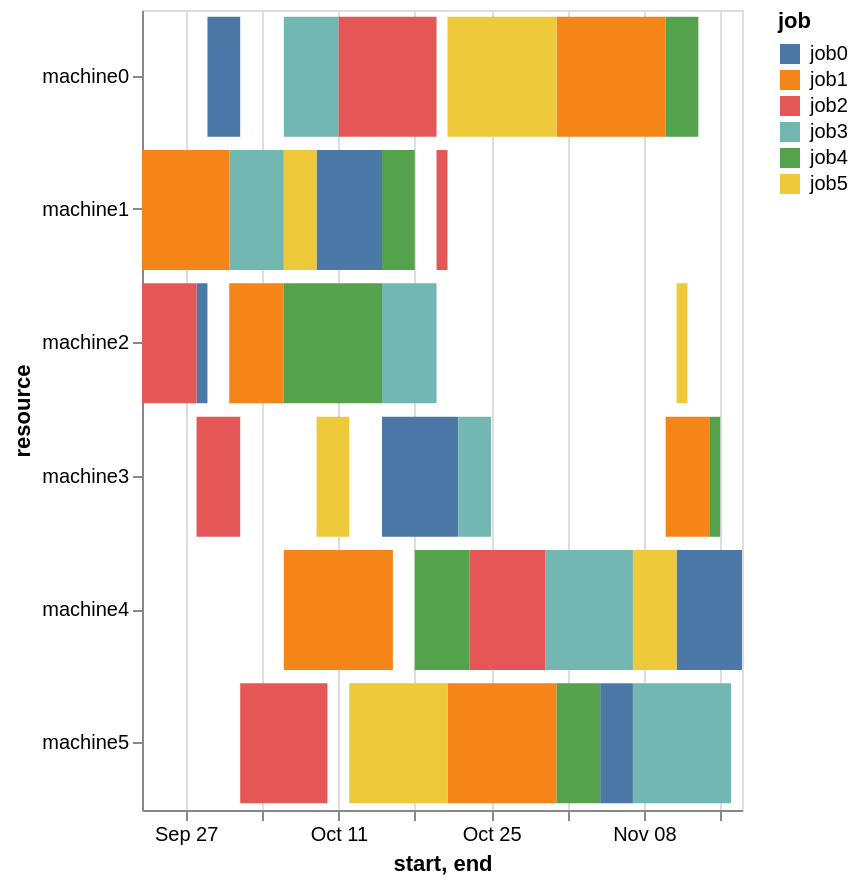

Notebook code for this chart:
### Code cell
plot_altair(model1_amplify.to_df())

### Figure 1 — Vega-Lite specification as saved in the notebook (floating-point values rounded to 4 significant figures)
{"$schema": "https://vega.github.io/schema/vega-lite/v6.4.1.json", "config": {"view": {"continuousHeight": 300, "continuousWidth": 300}}, "data": {"name": "data-b444deb998fe328085c823fd5e3fb489"}, "datasets": {"data-b444deb998fe328085c823fd5e3fb489": [{"end": "2026-09-29T00:00:00", "job": "job0", "resource": "machine2", "start": "2026-09-28T00:00:00", "task": "task0"}, {"end": "2026-10-02T00:00:00", "job": "job0", "resource": "machine0", "start": "2026-09-29T00:00:00", "task": "task1"}, {"end": "2026-10-15T00:00:00", "job": "job0", "resource": "machine1", "start": "2026-10-09T00:00:00", "task": "task2"}, {"end": "2026-10-22T00:00:00", "job": "job0", "resource": "machine3", "start": "2026-10-15T00:00:00", "task": "task3"}, {"end": "2026-11-07T00:00:00", "job": "job0", "resource": "machine5", "start": "2026-11-04T00:00:00", "task": "task4"}, {"end": "2026-11-17T00:00:00", "job": "job0", "resource": "machine4", "start": "2026-11-11T00:00:00", "task": "task5"}, {"end": "2026-10-01T00:00:00", "job": "job1", "resource": "machine1", "start": "2026-09-23T00:00:00", "task": "task0"}, {"end": "2026-10-06T00:00:00", "job": "job1", "resource": "machine2", "start": "2026-10-01T00:00:00", "task": "task1"}, {"end": "2026-10-16T00:00:00", "job": "job1", "resource": "machine4", "start": "2026-10-06T00:00:00", "task": "task2"}, {"end": "2026-10-31T00:00:00", "job": "job1", "resource": "machine5", "start": "2026-10-21T00:00:00", "task": "task3"}, {"end": "2026-11-10T00:00:00", "job": "job1", "resource": "machine0", "start": "2026-10-31T00:00:00", "task": "task4"}, {"end": "2026-11-14T00:00:00", "job": "job1", "resource": "machine3", "start": "2026-11-10T00:00:00", "task": "task5"}, {"end": "2026-09-28T00:00:00", "job": "job2", "resource": "machine2", "start": "2026-09-23T00:00:00", "task": "task0"}, {"end": "2026-10-02T00:00:00", "job": "job2", "resource": "machine3", "start": "2026-09-28T00:00:00", "task": "task1"}, {"end": "2026-10-10T00:00:00", "job": "job2", "resource": "machine5", "start": "2026-10-02T00:00:00", "task": "task2"}, {"end": "2026-10-20T00:00:00", "job": "job2", "resource": "machine0", "start": "2026-10-11T00:00:00", "task": "task3"}, {"end": "2026-10-21T00:00:00", "job": "job2", "resource": "machine1", "start": "2026-10-20T00:00:00", "task": "task4"}, {"end": "2026-10-30T00:00:00", "job": "job2", "resource": "machine4", "start": "2026-10-23T00:00:00", "task": "task5"}, {"end": "2026-10-06T00:00:00", "job": "job3", "resource": "machine1", "start": "2026-10-01T00:00:00", "task": "task0"}, {"end": "2026-10-11T00:00:00", "job": "job3", "resource": "machine0", "start": "2026-10-06T00:00:00", "task": "task1"}, {"end": "2026-10-20T00:00:00", "job": "job3", "resource": "machine2", "start": "2026-10-15T00:00:00", "task": "task2"}, {"end": "2026-10-25T00:00:00", "job": "job3", "resource": "machine3", "start": "2026-10-22T00:00:00", "task": "task3"}, {"end": "2026-11-07T00:00:00", "job": "job3", "resource": "machine4", "start": "2026-10-30T00:00:00", "task": "task4"}, {"end": "2026-11-16T00:00:00", "job": "job3", "resource": "machine5", "start": "2026-11-07T00:00:00", "task": "task5"}, {"end": "2026-10-15T00:00:00", "job": "job4", "resource": "machine2", "start": "2026-10-06T00:00:00", "task": "task0"}, {"end": "2026-10-18T00:00:00", "job": "job4", "resource": "machine1", "start": "2026-10-15T00:00:00", "task": "task1"}, {"end": "2026-10-23T00:00:00", "job": "job4", "resource": "machine4", "start": "2026-10-18T00:00:00", "task": "task2"}, {"end": "2026-11-04T00:00:00", "job": "job4", "resource": "machine5", "start": "2026-10-31T00:00:00", "task": "task3"}, {"end": "2026-11-13T00:00:00", "job": "job4", "resource": "machine0", "start": "2026-11-10T00:00:00", "task": "task4"}, {"end": "2026-11-15T00:00:00", "job": "job4", "resource": "machine3", "start": "2026-11-14T00:00:00", "task": "task5"}, {"end": "2026-10-09T00:00:00", "job": "job5", "resource": "machine1", "start": "2026-10-06T00:00:00", "task": "task0"}, {"end": "2026-10-12T00:00:00", "job": "job5", "resource": "machine3", "start": "2026-10-09T00:00:00", "task": "task1"}, {"end": "2026-10-21T00:00:00", "job": "job5", "resource": "machine5", "start": "2026-10-12T00:00:00", "task": "task2"}, {"end": "2026-10-31T00:00:00", "job": "job5", "resource": "machine0", "start": "2026-10-21T00:00:00", "task": "task3"}, {"end": "2026-11-11T00:00:00", "job": "job5", "resource": "machine4", "start": "2026-11-07T00:00:00", "task": "task4"}, {"end": "2026-11-12T00:00:00", "job": "job5", "resource": "machine2", "start": "2026-11-11T00:00:00", "task": "task5"}]}, "encoding": {"color": {"field": "job", "type": "nominal"}, "x": {"field": "start", "type": "temporal"}, "x2": {"field": "end"}, "y": {"field": "resource", "type": "nominal"}}, "height": 400, "mark": {"type": "bar"}, "usermeta": {"embedOptions": {}}, "width": "container"}
